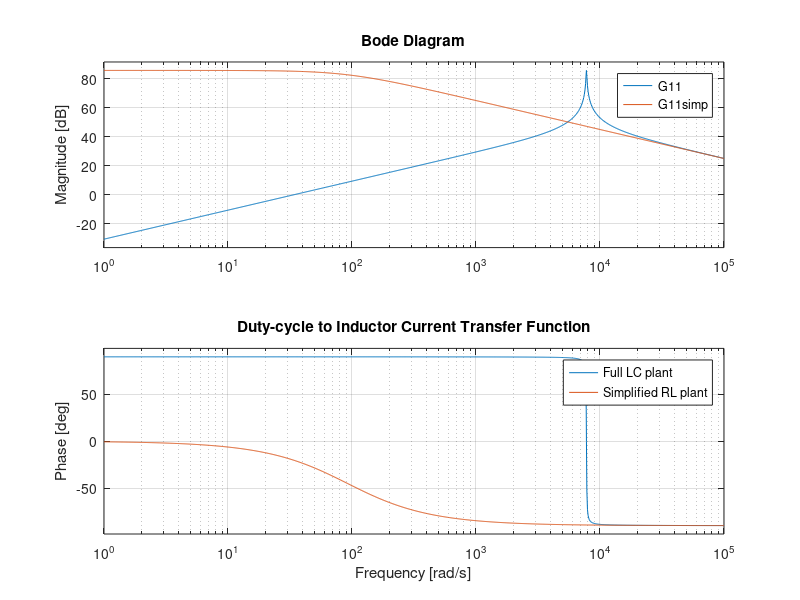
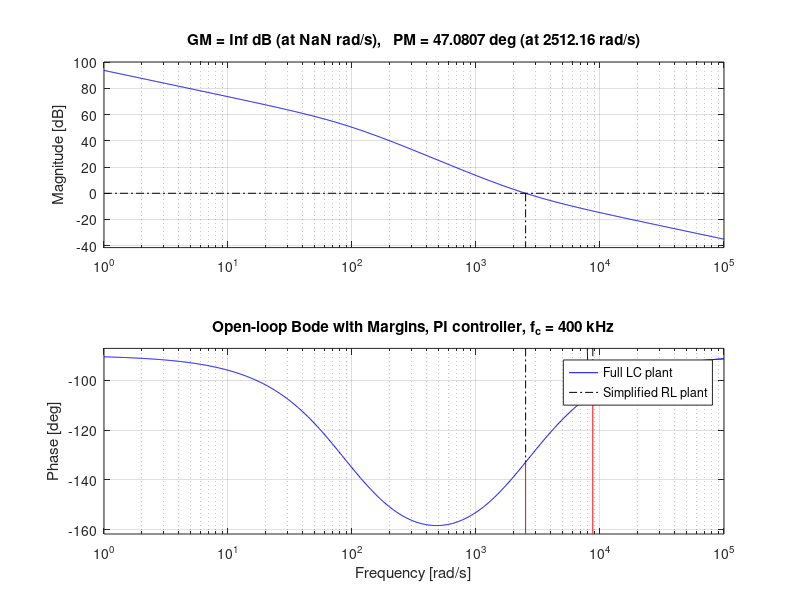
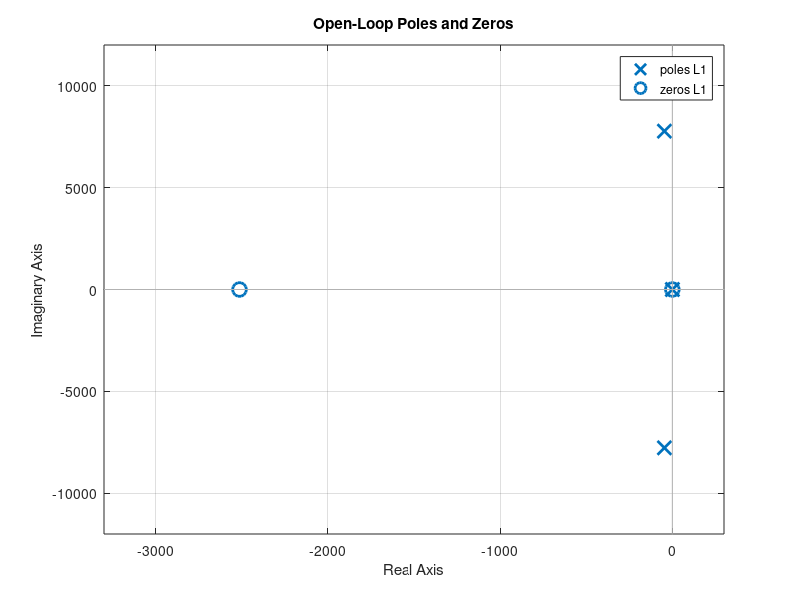

The MATLAB script that drew these images, in order:
%Crossover frequency at 7 kHz

%Parameters
L  = 0.4137e-3;
C  = 40e-6;
RL = 0.03799;
fs = 70e3;
Vb = 750;
D  = 0.5;

%% -------------------------------------------------
% Plant models
%% -------------------------------------------------
s = tf('s');

% Full LC plant (duty -> inductor current)
den = s^2 + (RL/L)*s + 1/(L*C);
G11 = (Vb/L)*s / den;

% Simplified RL plant
G11simp = Vb/(s*L + RL);

figure
bode(G11, G11simp)
grid on
legend('Full LC plant','Simplified RL plant','Location','best')
title('Duty-cycle to Inductor Current Transfer Function')

fc1 = 400;       
wc1 = 2*pi*fc1;

wi1 = wc1; 
Kp1 = wc1*L/(sqrt(2)*Vb); 
Ki1 = Kp1 * wi1;
fprintf('400 Hz controller:\n');
fprintf('  Kp1 = %.6g\n', Kp1);
fprintf('  Ki1 = %.6g\n', Ki1);
Gc1 = Kp1*(1 + wi1/s);

L1 = Gc1 * G11;
L1_simp = Gc1 * G11simp;

figure
margin(L1)
hold on
margin(L1_simp)
grid on
legend('Full LC plant', 'Simplified RL plant', 'Location','best')
title('Open-loop Bode with Margins, PI controller, f_c = 400 kHz')

figure;
pzmap(L1)
grid on;
title('Open-Loop Poles and Zeros');